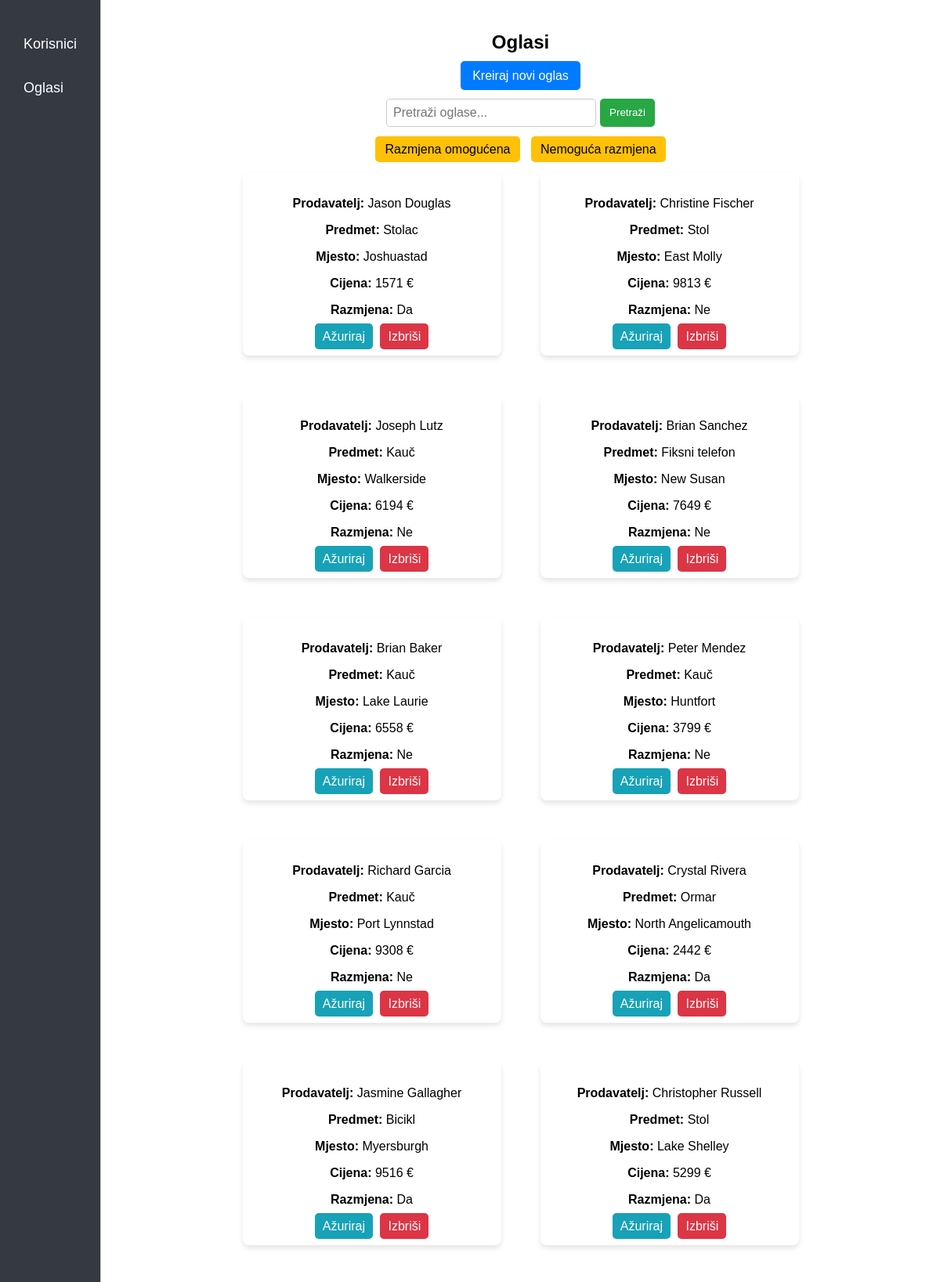
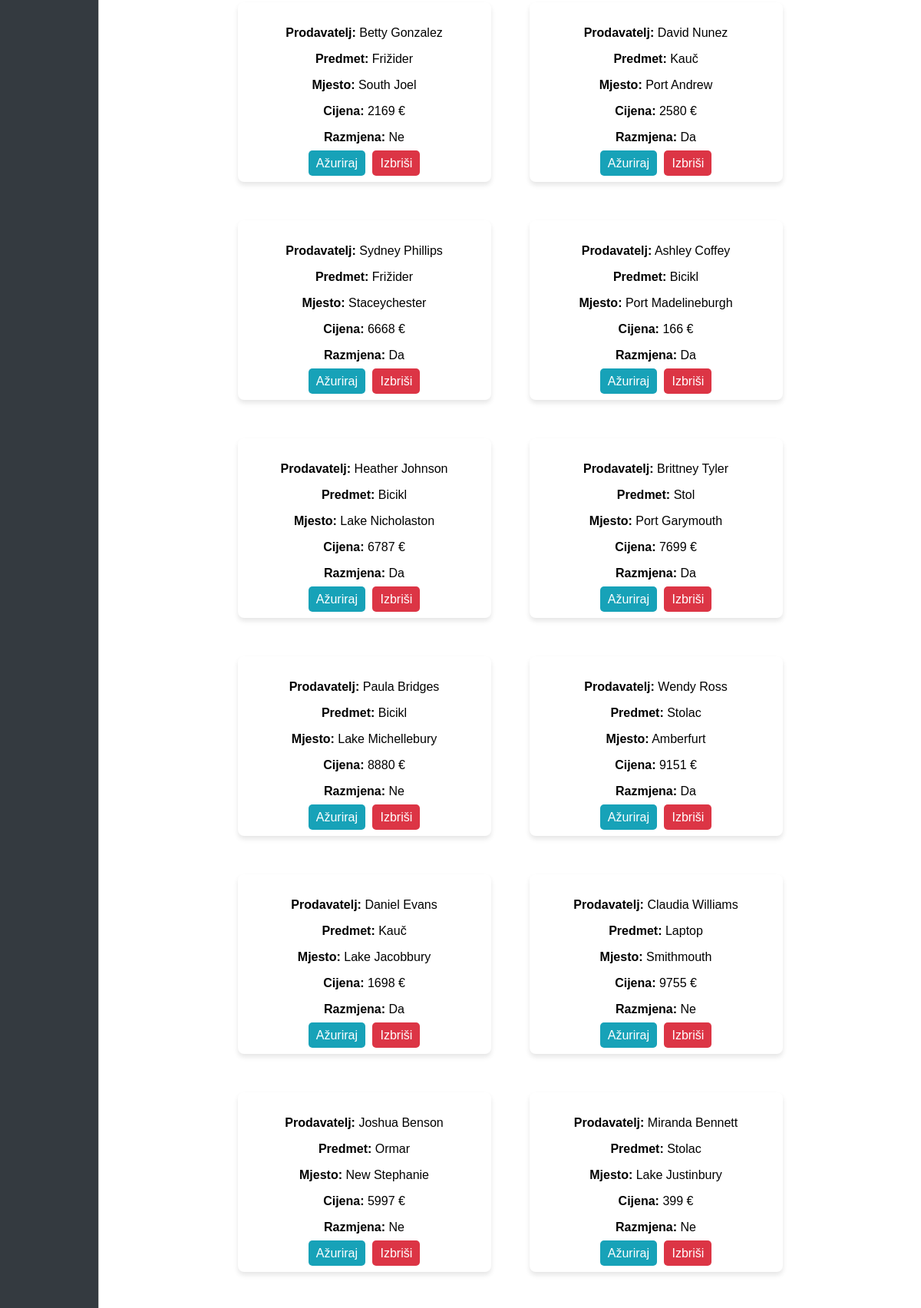
The page /home/oglasi/ (upper part) on the database its author committed (2 pictures, top to bottom).
### main/models.py (models this page shows, shortened)
class Oglas(models.Model):
    prodavatelj = models.ForeignKey(Korisnik, on_delete=models.CASCADE)
    predmet = models.CharField(max_length=100)
    mjesto = models.CharField(max_length=100)
    cijena = models.IntegerField()
    razmjena = models.BooleanField()

class Korisnik(models.Model):
    ime = models.CharField(max_length=100)
    prezime = models.CharField(max_length=100)
    mjesto = models.CharField(max_length=100)
    dob = models.IntegerField()
    vip = models.BooleanField()

### main/views.py (the view)
# urls.py: path('home/oglasi/', OglasList.as_view(), name="oglas_list"),
class OglasList(ListView):
    model = Oglas
    context_object_name = 'oglasi'
    def get_queryset(self):
        queryset = super().get_queryset()
        query = self.request.GET.get('q')
        if query:
            queryset = queryset.filter(
                Q(predmet__icontains=query) | Q(mjesto__icontains=query)
            )
        razmjena_filter = self.request.GET.get('razmjena')
        if razmjena_filter is not None:
            queryset = queryset.filter(razmjena=razmjena_filter.lower() == 'true')
        return queryset

### main/templates/main/oglas_list.html
{% extends "base_generic.html" %}
{% block content %}
    <h2 class="title">Oglasi</h2>
    <div class="actions">
        <a href="{% url 'create_oglas' %}" class="btn-primary">Kreiraj novi oglas</a>
    </div>
    <form method="get" class="search-form">
        <input type="text" name="q" placeholder="Pretraži oglase..." value="{{ request.GET.q }}">
        <button type="submit" class="btn-search">Pretraži</button>
    </form>
    <div class="filters">
        <a href="?razmjena=true" class="btn-filter">Razmjena omogućena</a>
        <a href="?razmjena=false" class="btn-filter">Nemoguća razmjena</a>
    </div>
    <div class="user-list">
        {% for oglas in object_list %}
            <div class="user-card">
                <p><strong>Prodavatelj:</strong> {{ oglas.prodavatelj.ime }} {{ oglas.prodavatelj.prezime }}</p>
                <p><strong>Predmet:</strong> {{ oglas.predmet }}</p>
                <p><strong>Mjesto:</strong> {{ oglas.mjesto }}</p>
                <p><strong>Cijena:</strong> {{ oglas.cijena }} €</p>
                <p><strong>Razmjena:</strong> {% if oglas.razmjena %} Da {% else %} Ne {% endif %}</p>
                <div class="user-actions">
                    <a href="{% url 'update_oglas' oglas.pk %}" class="btn-update">Ažuriraj</a>
                    <a href="{% url 'delete_oglas' oglas.pk %}" class="btn-delete">Izbriši</a>
                </div>
            </div>
        {% endfor %}
    </div>
{% endblock %}

### main/static/polls/base.css (style rules this page uses)
body { font-family: Arial, sans-serif; margin: 0; padding: 0; background-color: #f4f4f4; }
.title { text-align: center; font-size: 24px; margin-bottom: 20px; }
.actions { text-align: center; margin-bottom: 20px; }
.btn-primary { background-color: #007bff; color: white; padding: 10px 15px; border-radius: 5px; text-decoration: none; }
.search-form { display: flex; justify-content: center; margin-bottom: 20px; }
.search-form input { padding: 8px; width: 250px; border: 1px solid #ccc; border-radius: 5px; font-size: 16px; }
.btn-search { padding: 8px 12px; background-color: #28a745; color: white; border: none; border-radius: 5px; cursor: pointer; margin-left: 5px; }
.filters { text-align: center; margin-bottom: 20px; }
.btn-filter { padding: 8px 12px; background-color: #ffc107; color: black; text-decoration: none; border-radius: 5px; margin: 0 5px; }
.user-list { display: flex; flex-wrap: wrap; justify-content: center; gap: 50px; }
.user-card { background: white; padding: 15px; border-radius: 8px; box-shadow: 0px 4px 6px rgba(0, 0, 0, 0.1); width: 300px; text-align: center; }
.user-actions { margin-top: 10px; }
.btn-update { background-color: #17a2b8; color: white; padding: 8px 10px; border-radius: 5px; text-decoration: none; margin-right: 5px; }
.btn-delete { background-color: #dc3545; color: white; padding: 8px 10px; border-radius: 5px; text-decoration: none; }

### rows shown on the page
Oglas: prodavatelj.ime "Jason", prodavatelj.prezime "Douglas", predmet "Stolac", mjesto "Joshuastad", cijena "1571", razmjena "Da"
Oglas: prodavatelj.ime "Christine", prodavatelj.prezime "Fischer", predmet "Stol", mjesto "East Molly", cijena "9813", razmjena "Ne"
Oglas: prodavatelj.ime "Joseph", prodavatelj.prezime "Lutz", predmet "Kauč", mjesto "Walkerside", cijena "6194", razmjena "Ne"
Oglas: prodavatelj.ime "Brian", prodavatelj.prezime "Sanchez", predmet "Fiksni telefon", mjesto "New Susan", cijena "7649", razmjena "Ne"
Oglas: prodavatelj.ime "Brian", prodavatelj.prezime "Baker", predmet "Kauč", mjesto "Lake Laurie", cijena "6558", razmjena "Ne"
Oglas: prodavatelj.ime "Peter", prodavatelj.prezime "Mendez", predmet "Kauč", mjesto "Huntfort", cijena "3799", razmjena "Ne"
Oglas: prodavatelj.ime "Richard", prodavatelj.prezime "Garcia", predmet "Kauč", mjesto "Port Lynnstad", cijena "9308", razmjena "Ne"
Oglas: prodavatelj.ime "Crystal", prodavatelj.prezime "Rivera", predmet "Ormar", mjesto "North Angelicamouth", cijena "2442", razmjena "Da"
Oglas: prodavatelj.ime "Jasmine", prodavatelj.prezime "Gallagher", predmet "Bicikl", mjesto "Myersburgh", cijena "9516", razmjena "Da"
Oglas: prodavatelj.ime "Christopher", prodavatelj.prezime "Russell", predmet "Stol", mjesto "Lake Shelley", cijena "5299", razmjena "Da"
Oglas: prodavatelj.ime "Betty", prodavatelj.prezime "Gonzalez", predmet "Frižider", mjesto "South Joel", cijena "2169", razmjena "Ne"
Oglas: prodavatelj.ime "David", prodavatelj.prezime "Nunez", predmet "Kauč", mjesto "Port Andrew", cijena "2580", razmjena "Da"
Oglas: prodavatelj.ime "Sydney", prodavatelj.prezime "Phillips", predmet "Frižider", mjesto "Staceychester", cijena "6668", razmjena "Da"
Oglas: prodavatelj.ime "Ashley", prodavatelj.prezime "Coffey", predmet "Bicikl", mjesto "Port Madelineburgh", cijena "166", razmjena "Da"
Oglas: prodavatelj.ime "Heather", prodavatelj.prezime "Johnson", predmet "Bicikl", mjesto "Lake Nicholaston", cijena "6787", razmjena "Da"
Oglas: prodavatelj.ime "Brittney", prodavatelj.prezime "Tyler", predmet "Stol", mjesto "Port Garymouth", cijena "7699", razmjena "Da"
Oglas: prodavatelj.ime "Paula", prodavatelj.prezime "Bridges", predmet "Bicikl", mjesto "Lake Michellebury", cijena "8880", razmjena "Ne"
Oglas: prodavatelj.ime "Wendy", prodavatelj.prezime "Ross", predmet "Stolac", mjesto "Amberfurt", cijena "9151", razmjena "Da"
Oglas: prodavatelj.ime "Daniel", prodavatelj.prezime "Evans", predmet "Kauč", mjesto "Lake Jacobbury", cijena "1698", razmjena "Da"
Oglas: prodavatelj.ime "Claudia", prodavatelj.prezime "Williams", predmet "Laptop", mjesto "Smithmouth", cijena "9755", razmjena "Ne"
Oglas: prodavatelj.ime "Joshua", prodavatelj.prezime "Benson", predmet "Ormar", mjesto "New Stephanie", cijena "5997", razmjena "Ne"
Oglas: prodavatelj.ime "Miranda", prodavatelj.prezime "Bennett", predmet "Stolac", mjesto "Lake Justinbury", cijena "399", razmjena "Ne"
